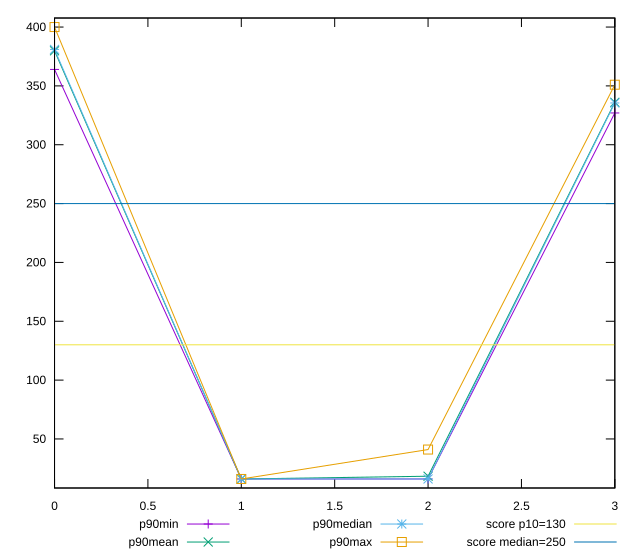

The gnuplot source for this figure:
reset

$p90Min <<EOF
0 364
1 16
2 16
3 327
EOF

$p90Mean <<EOF
0 379.82978723404256
1 16
2 18.333333333333332
3 336.0531914893617
EOF

$p90Median <<EOF
0 381
1 16
2 16
3 335.5
EOF

$p90Max <<EOF
0 400
1 16
2 41
3 351
EOF

set key outside below
set xrange [0:3]
set yrange [8.32:407.68]
set trange [8.32:407.68]
set terminal svg size 640, 560 enhanced background rgb 'white'
set output "reports/report_00030_2021-02-24T20-42-31.540Z/max-potential-fid/progression/value.svg"

plot $p90Min title "p90min" with linespoints, \
     $p90Mean title "p90mean" with linespoints, \
     $p90Median title "p90median" with linespoints, \
     $p90Max title "p90max" with linespoints, \
     130 title "score p10=130", \
     250 title "score median=250"

reset
